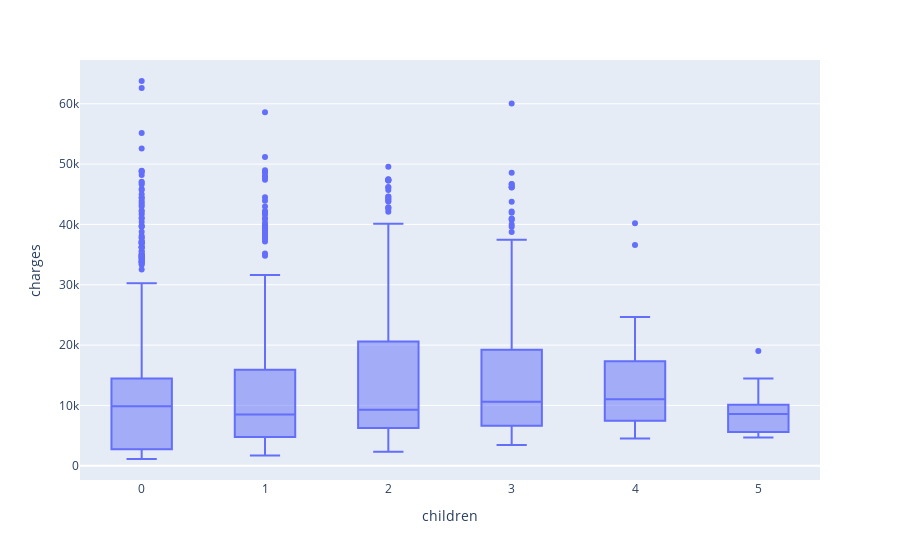

Here is the notebook cell this chart was saved with:
### Code cell
# charges según si tienen hijos
fig = px.box(df_raw, x="children", y="charges")
fig.show()

### Figure 1 — Plotly figure (JSON) as saved in the notebook; plotly's stock layout.template omitted (floating-point values rounded to 4 significant figures; data arrays with more than 128 entries replaced by an {"elided": "..."} marker saying what was removed)
{"data": [{"alignmentgroup": "True", "hovertemplate": "children=%{x}<br>charges=%{y}<extra></extra>", "legendgroup": "", "marker": {"color": "#636efa"}, "name": "", "notched": false, "offsetgroup": "", "orientation": "v", "showlegend": false, "type": "box", "x": {"elided": "1338 int values"}, "x0": " ", "xaxis": "x", "y": {"elided": "1338 float values"}, "y0": " ", "yaxis": "y"}], "layout": {"boxmode": "group", "legend": {"tracegroupgap": 0}, "margin": {"t": 60}, "xaxis": {"anchor": "y", "domain": [0, 1], "title": {"text": "children"}}, "yaxis": {"anchor": "x", "domain": [0, 1], "title": {"text": "charges"}}}}
